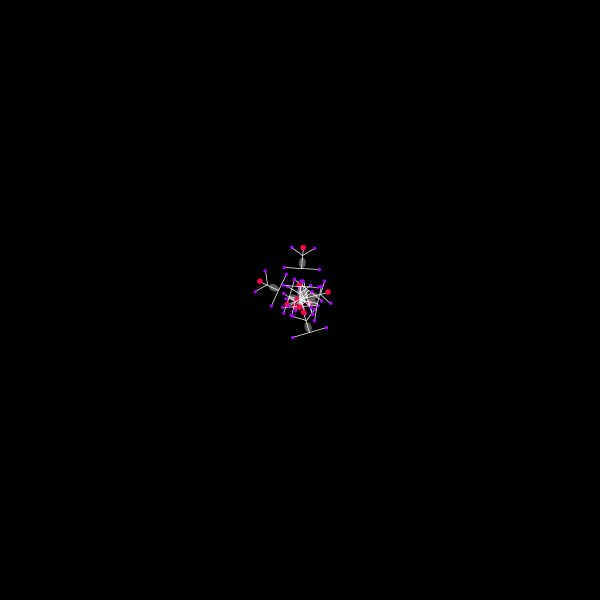
Frame 1 (no input)
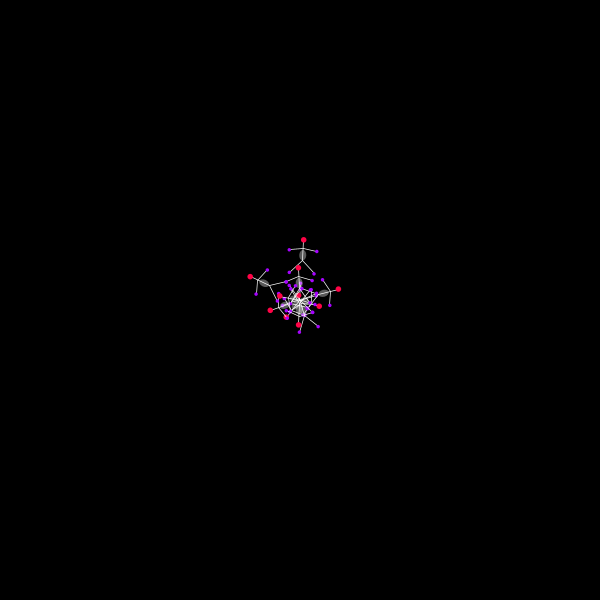
Frame 60 (the mouse pressed at the canvas centre just before this capture)
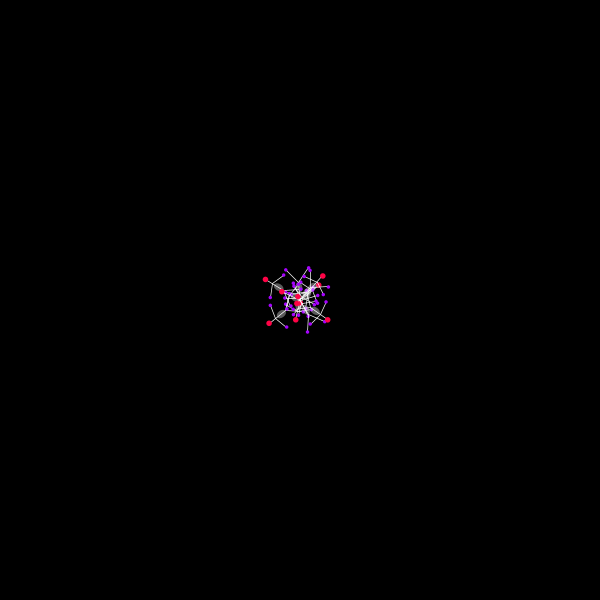
Frame 120 (the mouse held since frame 60 and released just before this capture)

The Processing sketch that drew these frames (run headless with seeded random() and noise(); from frame 60 on, the mouse is pressed at the canvas centre):

// Processing sketch: processing_155451
// ── processing_155451.pde

ArrayList<Insect> poop = new ArrayList();
void setup() {
  size(600, 600);
  addInsect();
}
 
void draw() {
  background(0);
  translate(width>>1, height>>1);
  scale(0.7);
  for (Insect I : poop) {
    I.show();
    I.move();
  }
}
 
class Insect {
  float theta=0f, x, y, l=300f, angle, dx;
  boolean forward=false;
  int xl=30, yl=25, speed;
  Insect() {
    speed=int(random(4, 10));
    angle = random(-PI, PI);
    dx=random(-50, 50);
    y=0;
  }
 
  void show() {
    pushMatrix();
    rotate(angle);
    translate(x+dx, y);
    //stroke(255, 0, 0);
    //line(0, 0, -yl*sin(radians(theta)), 0);
    //------LEFT LEG-----------
    pushMatrix();
    rotate(radians(theta));
    stroke(-1);
    line(0, 0, 0, yl);
    noStroke();
    fill(#A603FF);
    ellipse(0, yl, 5, 5);
    popMatrix();
    //-------RIGHT LEG------------
    pushMatrix();
    rotate(PI-radians(theta));
    stroke(-1);
    line(0, 0, 0, yl);
    fill(#A603FF);
    noStroke();
    ellipse(0, yl, 5, 5);
    popMatrix();
    
        pushMatrix();
       translate(18, 0);
      //------LEFT ARM-----------
   pushMatrix();
    rotate(radians(theta-35));
    stroke(-1);
    line(0, 0, 0, yl*.8f);
    noStroke();
    fill(#A603FF);
    ellipse(0, yl*.8f, 5, 5);
    popMatrix();
    //-------RIGHT ARM------------
    pushMatrix();
    rotate(PI-radians(theta-35));
    stroke(-1);
    line(0, 0, 0, yl*.8f);
    fill(#A603FF);
    noStroke();
    ellipse(0, yl*.8f, 5, 5);
    popMatrix();
    popMatrix();
    

    
    
    //-------TUMMY-----------
    stroke(-1);
    line(0, 0, xl, 0);
    noStroke();
    fill(#FF0346);
    ellipse(xl, 0, 8, 8);
    fill(-1, 90);
    ellipse(8, 0, 15, 10);
    //--------------------
    popMatrix();
  }
 
  void move() {
    l=yl*sin(radians(3));
    if (!forward) {
      x+=l;
      theta+=speed;
    } else {
      theta-=1;
            x-=l*.1f;

      if (theta<0)forward=false;
    }
    if (theta>90) {
      forward=true;
    }
  }
}
 
void mousePressed() {
  poop.clear();
  addInsect();
}
 
void addInsect() {
  for (int i=0; i<10; i++) {
    Insect I = new Insect();
    poop.add(I);
  }
}
